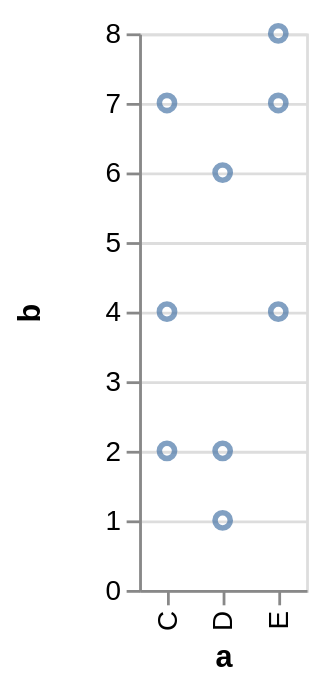

Specify this chart in Vega-Lite:
### Vega specification from a JSON file in a GitHub repository (floating-point values rounded to 4 significant figures)
{"$schema": "https://vega.github.io/schema/vega/v4.json", "autosize": "pad", "padding": 5, "height": 200, "style": "cell", "data": [{"name": "source_0", "values": [{"a": "C", "b": 2}, {"a": "C", "b": 7}, {"a": "C", "b": 4}, {"a": "D", "b": 1}, {"a": "D", "b": 2}, {"a": "D", "b": 6}, {"a": "E", "b": 8}, {"a": "E", "b": 4}, {"a": "E", "b": 7}]}], "signals": [{"name": "x_step", "value": 20}, {"name": "width", "update": "bandspace(domain('x').length, 1, 0.5) * x_step"}], "marks": [{"name": "marks", "type": "symbol", "style": ["point"], "from": {"data": "source_0"}, "encode": {"update": {"opacity": {"value": 0.7}, "fill": [{"test": "datum[\"b\"] === null || isNaN(datum[\"b\"])", "value": null}, {"value": "transparent"}], "stroke": [{"test": "datum[\"b\"] === null || isNaN(datum[\"b\"])", "value": null}, {"value": "#4c78a8"}], "tooltip": {"signal": "{\"a\": ''+datum[\"a\"], \"b\": format(datum[\"b\"], \"\")}"}, "x": {"scale": "x", "field": "a"}, "y": {"scale": "y", "field": "b"}}}}], "scales": [{"name": "x", "type": "point", "domain": {"data": "source_0", "field": "a", "sort": true}, "range": {"step": {"signal": "x_step"}}, "padding": 0.5}, {"name": "y", "type": "linear", "domain": {"data": "source_0", "field": "b"}, "range": [{"signal": "height"}, 0], "nice": true, "zero": true}], "axes": [{"scale": "x", "orient": "bottom", "grid": false, "title": "a", "labelAlign": "right", "labelAngle": 270, "labelBaseline": "middle", "zindex": 1}, {"scale": "y", "orient": "left", "grid": false, "title": "b", "labelOverlap": true, "tickCount": {"signal": "floor(height/40) + 1"}, "zindex": 1}, {"scale": "y", "orient": "left", "gridScale": "x", "grid": true, "tickCount": {"signal": "floor(height/40) + 1"}, "domain": false, "labels": false, "maxExtent": 0, "minExtent": 0, "ticks": false, "zindex": 0}], "config": {"axisY": {"minExtent": 30}}}
